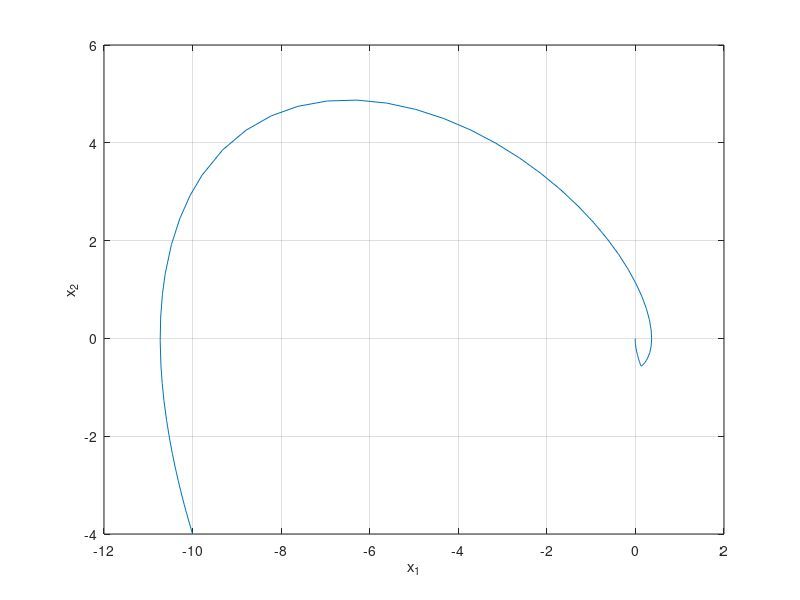
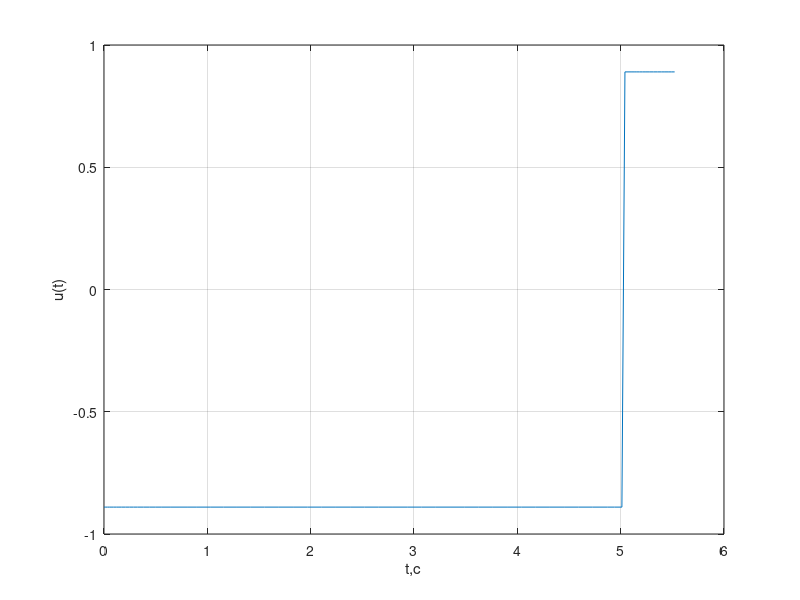

These figures' MATLAB source, in order:
clear all; close all;
global fun8 x10 x20;
fun8 = @(t,x,u) [x(2); -0.89*x(1) - x(2) + u];
x10 = -10; x20 = -4;
function f = costfun(t)
    global fun8 x10 x20;
    t1 = t(1);
    t2 = t(2);
    T = t(3);
   
    u = @(t) 0.89 * ((t < t1) - (t >= t1) + 2*(t >= t2));

    [~, x] =ode45(@(t,x) fun8(t,x,u(t)), [0 T], [x10 x20]);

    f = x(end,1)^2 + x(end,2)^2;
end

t0 = [1 4 6];
t_opt = fminsearch(@costfun, t0);

fprintf(['Подобранные численно оптимальные значения времен переключения:\n' ...
    't_1 = %.3f\nt_2 = %.3f\nT = %.3f\n'], t_opt);

u_opt = @(t) 0.89 * ((t < t_opt(1)) - (t >= t_opt(1)) + 2*(t >= t_opt(2)));
[t,x] = ode45(@(t,x) fun8(t,x,u_opt(t)), [0 t_opt(3)], [x10 x20]);
figure('color','white')
plot(x(:,1),x(:,2)); grid on;
xlabel('x_1'); ylabel('x_2');

figure('color','white');
plot(t,u_opt(t)); grid on;
xlabel('t,c'); ylabel('u(t)');
